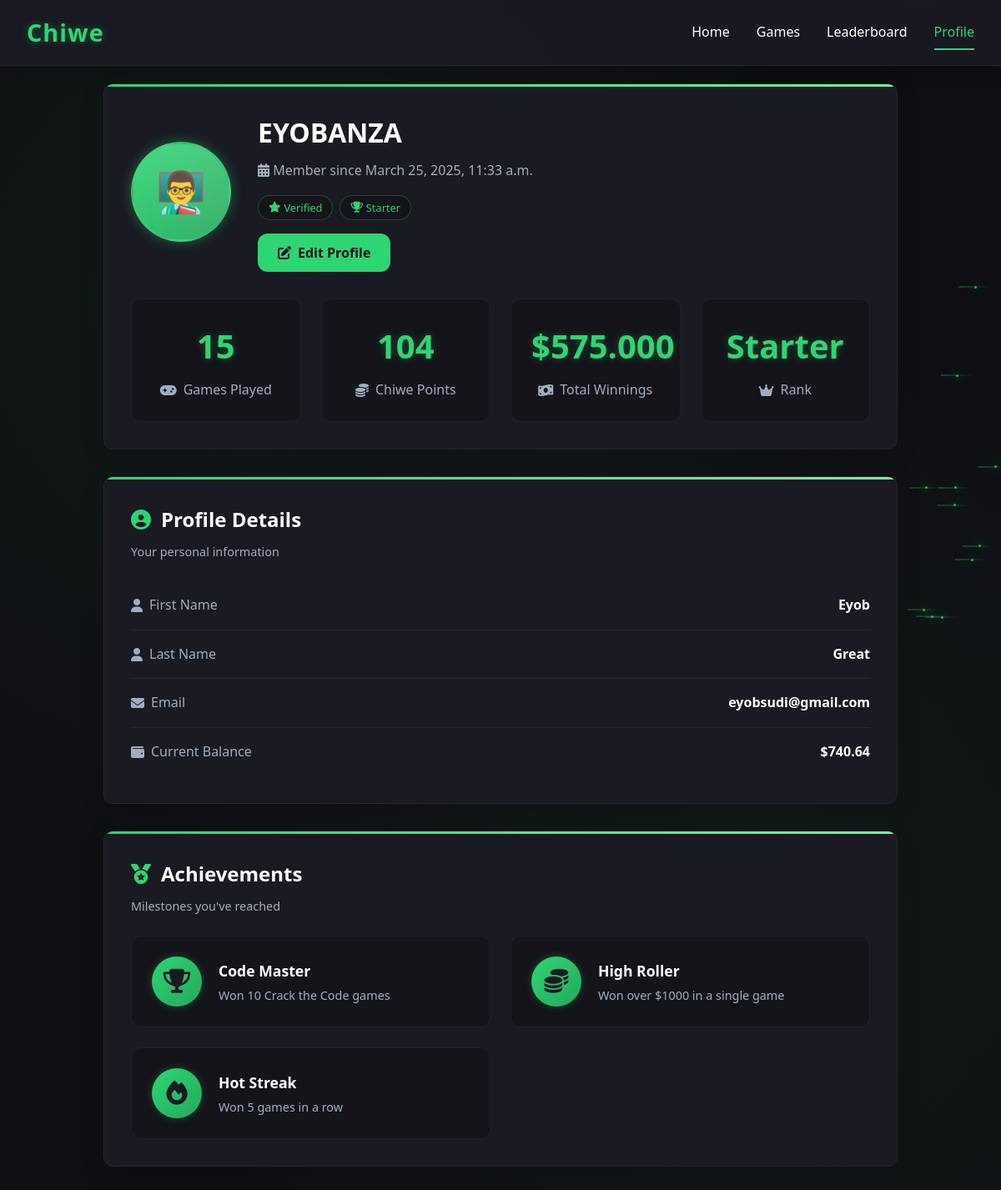
Before: /profile/ (signed in) with the older database file.
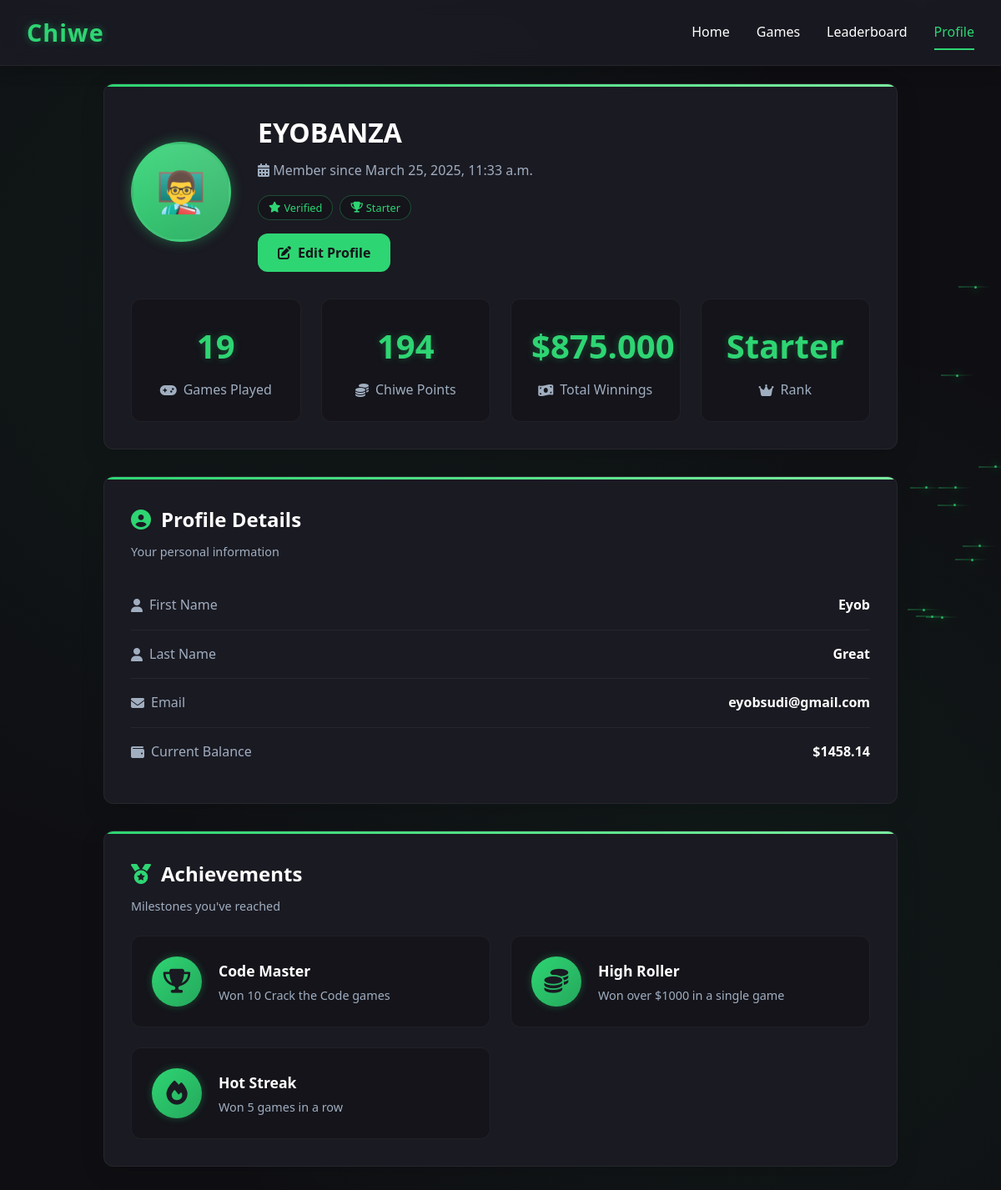
After: the same page with the newer database file.
### autapp/models.py (models this page shows, shortened)
class MyUser(AbstractUser):
    token = models.CharField(max_length=200,null=True)
    groups = models.ManyToManyField(Group, related_name='myuser_set')
    user_permissions = models.ManyToManyField(Permission, related_name='myuser_permissions_set')
    is_logged_in=models.BooleanField(default=False)
    withdrawalToken=models.IntegerField(null=True)
    pendingWithdrwal=models.BooleanField(default=False)
    pendingDeposit=models.BooleanField(default=False)
    points=models.IntegerField(default=0)
    forgetPasswordToken=models.IntegerField(null=True)

class GameHistory(models.Model):
    user= models.OneToOneField(MyUser,on_delete=models.CASCADE, null=False)
    TotalPlayed=models.IntegerField(default=0)
    TotalWin=models.IntegerField(default=0)
    Totaloss=models.IntegerField(default=0)
    TotalEarning=models.DecimalField(max_digits=100,decimal_places=3, default=0.00)

class Ballance(models.Model):
    user= models.OneToOneField(MyUser, on_delete=models.CASCADE, null=False)
    ballance=models.DecimalField(max_digits=10,decimal_places=2,default=0.00)

### autapp/views.py (the view, shortened to what this page needs)
# urls.py: path('profile/', views.profile, name='profile'),
@login_required
def profile(request):
    user_file=MyUser.objects.get(username=request.user.username)
    Game_Stat, created = GameHistory.objects.get_or_create(
    user=user_file,
    defaults={"TotalEarning": 0.00, "TotalPlayed": 0, "TotalWin": 0, "Totaloss": 0}
)
    ballance=Ballance.objects.get(user=user_file)
    print(f"total earning {Game_Stat.TotalEarning}")
    print(f"total played {Game_Stat.TotalPlayed}")
    print(f"total won {Game_Stat.TotalWin}")
    print(f"total loss {Game_Stat.Totaloss}")
    return render(request, 'profile.html', {'user': request.user, 'stat': Game_Stat,'ballance':ballance})

### autapp/templates/profile.html (shortened to what this page needs)
<!DOCTYPE html>
<html lang="en">
<head>
    <link rel="stylesheet" href="https://cdnjs.cloudflare.com/ajax/libs/font-awesome/6.4.0/css/all.min.css">
</head>
<body>
    <header class="header">
        <div class="header-content">
            <a href="#" class="logo">Chiwe</a>
            <nav class="nav-links">
                <a href="/dashboard" class="nav-link">Home</a>
                <a href="#" class="nav-link">Games</a>
                <a href="#" class="nav-link">Leaderboard</a>
                <a href="/profile" class="nav-link active">Profile</a>
            </nav>
        </div>
    </header>
    <main class="container">
        <div class="card">
            <div class="profile-header">
                <div class="profile-picture" id="profilePicture">👨‍🏫</div>
                <div class="profile-info">
                    <h1 id="username">{{user.username}}</h1>
                    <p><i class="fas fa-calendar-alt"></i> Member since <span id="memberSince">{{user.date_joined}}</span></p>
                    <div class="profile-badges">
                        <span class="badge"><i class="fas fa-star"></i> Verified</span>
                        <span class="badge"><i class="fas fa-trophy"></i> Starter</span>
                    </div>
                    <div style="margin-top: 1rem;">
                        <button class="btn btn-primary" onclick="toggleEditForm()">
                            <i class="fas fa-edit"></i> Edit Profile
                        </button>
                    </div>
                </div>
            </div>
            <div class="stats-grid">
                <div class="stat-card">
                    <div class="stat-value" id="gamesPlayed">{{stat.TotalPlayed}}</div>
                    <div class="stat-label"><i class="fas fa-gamepad"></i> Games Played</div>
                </div>
                <div class="stat-card">
                    <div class="stat-value" id="chiwePoints">{{user.points}}</div>
                    <div class="stat-label"><i class="fas fa-coins"></i> Chiwe Points</div>
                </div>
                <div class="stat-card">
                    <div class="stat-value" id="totalWinnings">${{stat.TotalEarning}}</div>
                    <div class="stat-label"><i class="fas fa-money-bill-wave"></i> Total Winnings</div>
                </div>
                <div class="stat-card">
                    <div class="stat-value" id="rank">Starter</div>
                    <div class="stat-label"><i class="fas fa-crown"></i> Rank</div>
                </div>
            </div>
        </div>
        <div class="card">
            <div class="card-header">
                <h2 class="card-title"><i class="fas fa-user-circle"></i> Profile Details</h2>
                <p class="card-subtitle">Your personal information</p>
            </div>
            <div class="detail-row">
                <span class="detail-label"><i class="fas fa-user"></i> First Name</span>
                <span class="detail-value" id="firstName">{{user.first_name}}</span>
            </div>
            <div class="detail-row">
                <span class="detail-label"><i class="fas fa-user"></i> Last Name</span>
                <span class="detail-value" id="lastName">{{user.last_name}}</span>
            </div>
            <div class="detail-row">
                <span class="detail-label"><i class="fas fa-envelope"></i> Email</span>
                <span class="detail-value" id="email">{{user.email}}</span>
            </div>
            <div class="detail-row">
                <span class="detail-label"><i class="fas fa-wallet"></i> Current Balance</span>
                <span class="detail-value" id="balance">${{ballance.ballance}}</span>
            </div>
        </div>
        <div class="card">
            <div class="card-header">
                <h2 class="card-title"><i class="fas fa-medal"></i> Achievements</h2>
                <p class="card-subtitle">Milestones you've reached</p>
            </div>
            <div class="achievements-grid">
                <div class="achievement-card">
                    <div class="achievement-icon"><i class="fas fa-trophy"></i></div>
                    <div class="achievement-info">
                        <h3>Code Master</h3>
                        <p>Won 10 Crack the Code games</p>
                    </div>
                </div>
                <div class="achievement-card">
                    <div class="achievement-icon"><i class="fas fa-coins"></i></div>
                    <div class="achievement-info">
                        <h3>High Roller</h3>
                        <p>Won over $1000 in a single game</p>
                    </div>
                </div>
                <div class="achievement-card">
                    <div class="achievement-icon"><i class="fas fa-fire"></i></div>
                    <div class="achievement-info">
                        <h3>Hot Streak</h3>
                        <p>Won 5 games in a row</p>
                    </div>
                </div>
            </div>
        </div>
    </main>
</body>
</html>

Changed rows visible on the page:
changed MyUser "EYOBANZA": points "104" → "194"
changed GameHistory: TotalPlayed "15" → "19"; TotalEarning "575.000" → "875.000"
changed Ballance: ballance "740.64" → "1458.14"
